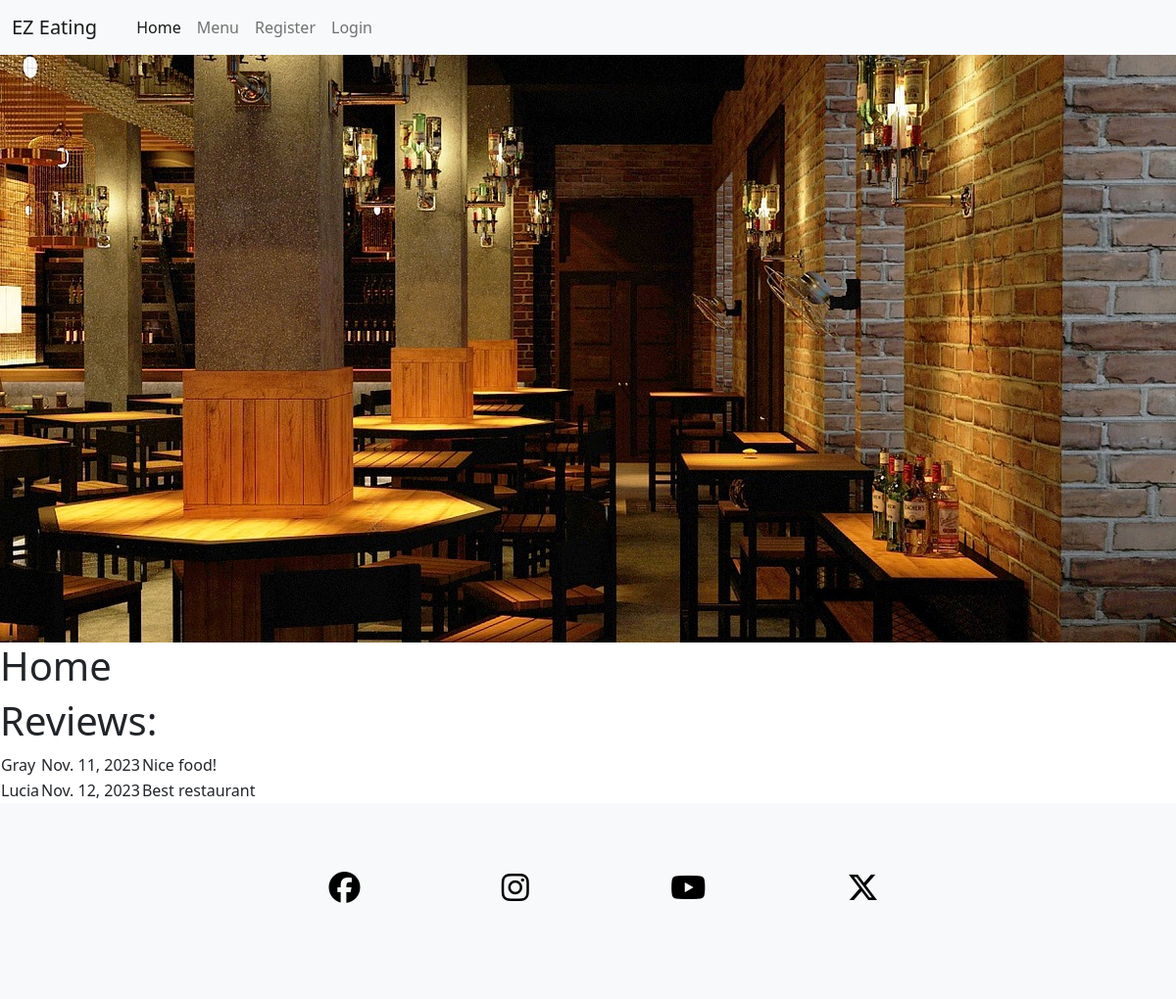
The page / on the database its author committed.
### booking/models.py (models this page shows, shortened)
class Review(models.Model):
    name = models.CharField(max_length=50, null=False, blank=False)
    date = models.DateField(null=False, blank=False)
    review = models.CharField(max_length=200, null=False, blank=False)

### booking/views.py (the view)
# urls.py: path('', views.get_home, name='home'),
def get_home(request):
    reviews = Review.objects.all()
    context = {
        'reviews': reviews
    }
    return render(request, 'index.html', context)

### booking/templates/index.html
{% extends "base.html" %}
{% block content %}
<section id="image-section">
    <div id="welcome-image">
    </div>
</section>
<h1>Home</h1>
<h1>Reviews:</h1>
    <table>
        {% for review in reviews %}
            <tr>
                <td>{{ review.name }}</td>
                <td>{{ review.date }}</td>
                <td>{{ review.review }}</td>
            </tr>
            {% empty %}
            <tr><td>There are no reviews!</td></tr>
        {% endfor %}
    </table>
{%endblock%}

### booking/static/css/style.css (style rules this page uses)
#welcome-image { height: 600px; width:100%; background: url(../images/bar-826688_1920.jpg) no-repeat center center; }

### rows shown on the page
Review: name "Gray", date "Nov. 11, 2023", review "Nice food!"
Review: name "Lucia", date "Nov. 12, 2023", review "Best restaurant"
